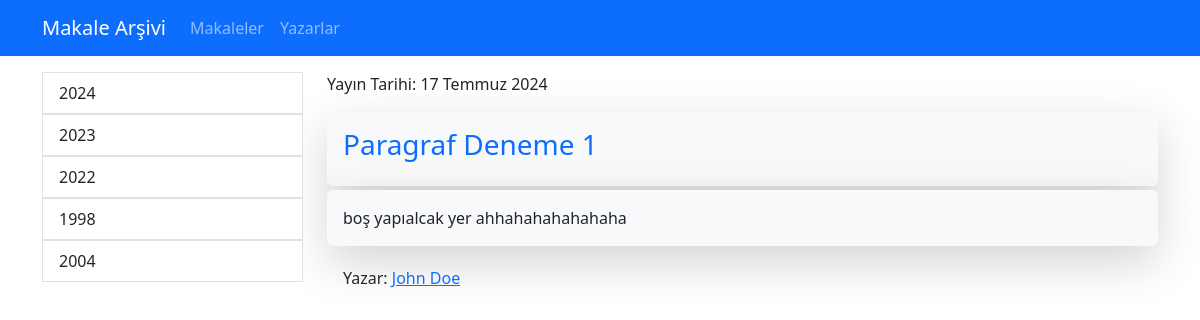
The app's page /article/paragraf-deneme-1/ with its own data.
### library/models.py (models this page shows, shortened)
class Article(models.Model):
    pub_date = models.DateField()
    headline = models.CharField(max_length=200)
    content = models.TextField()
    reporter = models.ForeignKey(Reporter, on_delete=models.CASCADE)
    slug = models.SlugField(blank=True, unique=True, db_index=True, editable = False)

class Reporter(models.Model):
    full_name = models.CharField(max_length= 80)
    slug = models.SlugField(blank=True, unique=True, db_index=True, editable = False)
    def __str__(self):
        return self.full_name

### library/views.py (the view)
# urls.py: path("article/<str:slug>/", views.article_detail, name="article_detail"),
def article_detail(request, slug):
    article = Article.objects.get(slug=slug)
    context = {"article": article, "years":getyears }
    return render(request, 'libraries/articledetail.html', context)

### library/views.py (called while the page is built)
def getyears():
    years = []
    for article in Article.objects.all():
        if article.pub_date.year not in years:
            years.append(article.pub_date.year)
    return years

### library/templates/libraries/articledetail.html (shortened to what this page needs)
    {% extends "base.html" %}
    {% load static%}
    {% block content %}
    <div class="container mt-3">
        <div class="row">
                {% include 'partials/_sidebar.html' %}
            <div class="col-9">
                <p>Yayın Tarihi: {{article.pub_date}} </p>
                <div class="shadow-lg p-3 mb-1 bg-body-tertiary rounded"> <h3 class="text-xxl-start  text-primary"> {{article.headline}} </h3> </div>
                <div class="shadow-lg p-3 mb-1 bg-body-tertiary rounded"> {{article.content}} </div>
                <div class=" p-3", style = "text-decoration: none;;"> Yazar: <a href = {% url 'reporter_detail' article.reporter.id %}> {{article.reporter}} </a> </div>
        </div>
    </div>
    {% endblock %}

### records on screen
Article: pub_date "17 Temmuz 2024", headline "Paragraf Deneme 1", content "boş yapıalcak yer ahhahahahahahaha", reporter "John Doe"

### other values on screen
{{ year }} "2024" "2023" "2022" "1998" "2004"
